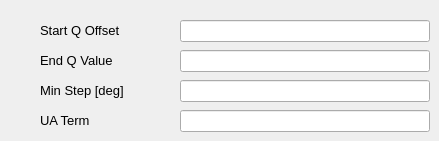
    <widget class="QWidget" name="tab">
     <attribute name="title">
      <string>Scan Controls</string>
     </attribute>
     <widget class="QLabel" name="label_2">
      <property name="geometry">
       <rect>
        <x>40</x>
        <y>22</y>
        <width>88</width>
        <height>16</height>
       </rect>
      </property>
      <property name="font">
       <font>
        <pointsize>10</pointsize>
       </font>
      </property>
      <property name="text">
       <string>Start Q Offset</string>
      </property>
     </widget>
     <widget class="caTextEntry" name="catextentry_5">
      <property name="geometry">
       <rect>
        <x>180</x>
        <y>20</y>
        <width>250</width>
        <height>22</height>
       </rect>
      </property>
      <property name="sizePolicy">
       <sizepolicy hsizetype="Expanding" vsizetype="Minimum">
        <horstretch>0</horstretch>
        <verstretch>0</verstretch>
       </sizepolicy>
      </property>
      <property name="channel" stdset="0">
       <string notr="true">9idcLAX:USAXS:StartOffset</string>
      </property>
      <property name="background">
       <color>
        <red>115</red>
        <green>215</green>
        <blue>253</blue>
       </color>
      </property>
      <property name="colorMode">
       <enum>caLineEdit::Static</enum>
      </property>
     </widget>
     <widget class="QLabel" name="label_3">
      <property name="geometry">
       <rect>
        <x>40</x>
        <y>52</y>
        <width>78</width>
        <height>16</height>
       </rect>
      </property>
      <property name="font">
       <font>
        <pointsize>10</pointsize>
       </font>
      </property>
      <property name="text">
       <string>End Q Value</string>
      </property>
     </widget>
     <widget class="caTextEntry" name="catextentry_2">
      <property name="geometry">
       <rect>
        <x>180</x>
        <y>50</y>
        <width>250</width>
        <height>22</height>
       </rect>
      </property>
      <property name="sizePolicy">
       <sizepolicy hsizetype="MinimumExpanding" vsizetype="MinimumExpanding">
        <horstretch>0</horstretch>
        <verstretch>0</verstretch>
       </sizepolicy>
      </property>
      <property name="channel" stdset="0">
       <string notr="true">9idcLAX:USAXS:Finish</string>
      </property>
      <property name="background">
       <color>
        <red>115</red>
        <green>215</green>
        <blue>253</blue>
       </color>
      </property>
      <property name="colorMode">
       <enum>caLineEdit::Static</enum>
      </property>
     </widget>
     <widget class="QLabel" name="label_4">
      <property name="geometry">
       <rect>
        <x>40</x>
        <y>82</y>
        <width>94</width>
        <height>16</height>
       </rect>
      </property>
      <property name="font">
       <font>
        <pointsize>10</pointsize>
       </font>
      </property>
      <property name="text">
       <string>Min Step [deg]</string>
      </property>
     </widget>
     <widget class="caTextEntry" name="catextentry_6">
      <property name="geometry">
       <rect>
        <x>180</x>
        <y>80</y>
        <width>250</width>
        <height>22</height>
       </rect>
      </property>
      <property name="channel" stdset="0">
       <string notr="true">9idcLAX:USAXS:MinStep</string>
      </property>
      <property name="background">
       <color>
        <red>115</red>
        <green>215</green>
        <blue>253</blue>
       </color>
      </property>
      <property name="colorMode">
       <enum>caLineEdit::Static</enum>
      </property>
     </widget>
     <widget class="QLabel" name="label_5">
      <property name="geometry">
       <rect>
        <x>40</x>
        <y>112</y>
        <width>54</width>
        <height>16</height>
       </rect>
      </property>
      <property name="font">
       <font>
        <pointsize>10</pointsize>
       </font>
      </property>
      <property name="text">
       <string>UA Term</string>
      </property>
     </widget>
     <widget class="caTextEntry" name="catextentry_7">
      <property name="geometry">
       <rect>
        <x>180</x>
        <y>110</y>
        <width>250</width>
        <height>22</height>
       </rect>
      </property>
      <property name="channel" stdset="0">
       <string notr="true">9idcLAX:USAXS:UATerm</string>
      </property>
      <property name="background">
       <color>
        <red>115</red>
        <green>215</green>
        <blue>253</blue>
       </color>
      </property>
      <property name="colorMode">
       <enum>caLineEdit::Static</enum>
      </property>
     </widget>
    </widget>
